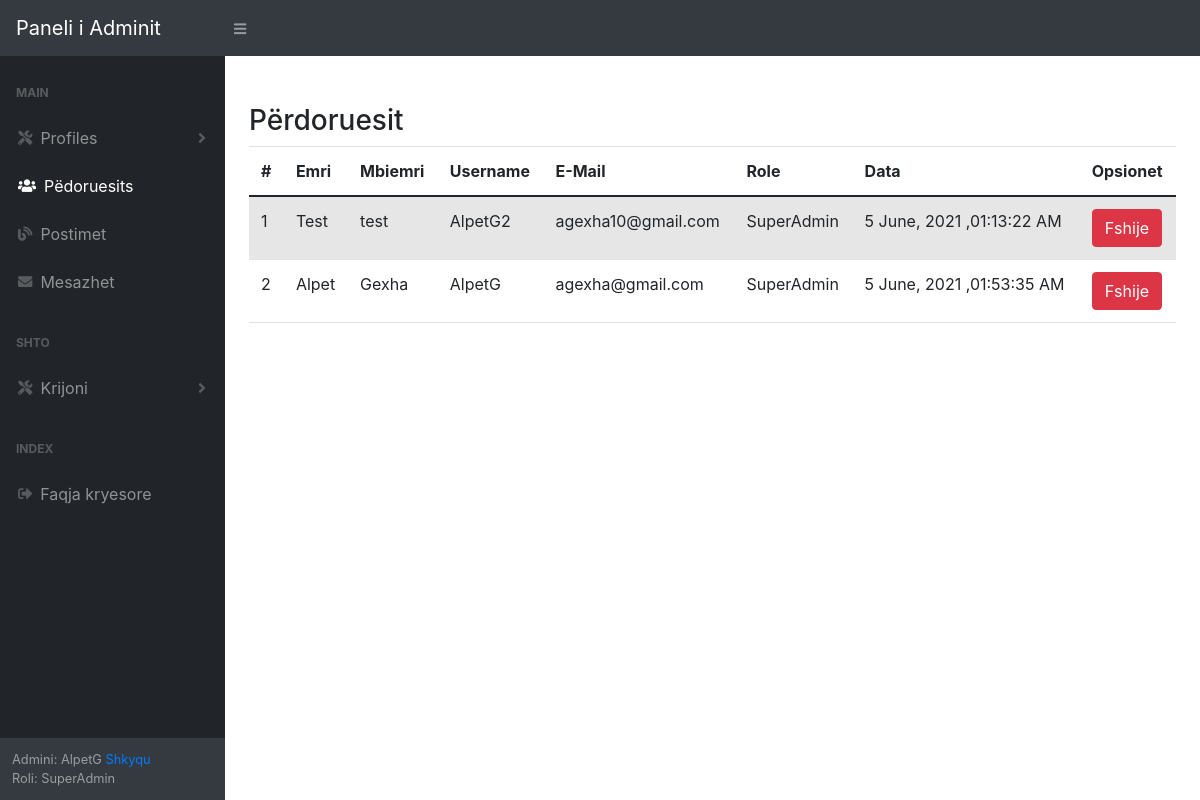
The page /admin/admin_user.php (signed in) on the database its author committed.
### tables this page shows
CREATE TABLE `users` (
  `id` int(11) NOT NULL,
  `emri` varchar(255) NOT NULL,
  `mbiemri` varchar(255) NOT NULL,
  `username` varchar(255) NOT NULL,
  `password` varchar(255) NOT NULL,
  `email` varchar(255) NOT NULL,
  `role` int(11) NOT NULL DEFAULT 0,
  `image` varchar(500) NOT NULL DEFAULT 'nologouser',
  `j_data` datetime NOT NULL DEFAULT current_timestamp()
);

CREATE TABLE `roles` (
  `id` int(11) NOT NULL,
  `role` varchar(50) NOT NULL
);

### admin/admin_user.php (the view, shortened to what this page needs)
<?php
include "../server.php";
?>
<?php get_Aheader("User Admin"); ?>
<div id="layoutSidenav_content">
    <div class="container-fluid mt-5 h-100">
        <h3 class="title">P&euml;rdoruesit</h3>
        <div class="r-table">
            <table class=" table table-striped table-hover">
                <thead>
                    <tr>
                        <th scope="col">#</th>
                        <th scope="col">Emri</th>
                        <th scope="col">Mbiemri</th>
                        <th scope="col">Username</th>
                        <th scope="col">E-Mail</th>
                        <th scope="col">Role</th>
                        <th scope="col">Data</th>
                        <th scope="col">Opsionet</th>
                    </tr>
                </thead>
                <tbody>
                    <?php
                    require("../database/config.php");
                    $user_sql = "SELECT u.id, u.emri, u.mbiemri, u.username,u.email,u.j_data, r.role from users u, roles r WHERE u.role = r.id order by u.id DESC ";
                    if ($result = mysqli_query($db, $user_sql)) {
                        $i = 1;
                        foreach ($result as $key => $user_row) {
                            echo ' <tr>
                    <td> ' . $i++ . ' </td>
                    <td> ' . $user_row["emri"] . ' </td>
                    <td> ' . $user_row["mbiemri"] . ' </td>
                    <td> ' . $user_row["username"] . ' </td>
                    <td> ' . $user_row['email'] . ' </td>
                    <td> ' . $user_row['role'] . ' </td>
                    <td> ' .  date('j F, Y ,h:i:s A', strtotime($user_row['j_data'])) . ' </td>
                    <td> <a class="btn btn-danger"  data-toggle="modal" data-target="#modal_' . $user_row["id"] . ' ">Fshije</a> </td>
                         </tr>  ';
                        }
                    }
                    ?>
                </tbody>
            </table>
        </div>
    </div>
</div>
</html>

### assets/php/head.php (shortened to what this page needs)
<!DOCTYPE html>
<html lang="en">
<head>
   <link rel="stylesheet" type="text/css" href="assets/css/style.css">
   <link rel="stylesheet" href="https://cdn.jsdelivr.net/npm/bootstrap@5.0.0/dist/css/bootstrap.min.css" rel="stylesheet">
   <link rel="stylesheet" href="https://cdn.jsdelivr.net/npm/bootstrap@4.5.3/dist/css/bootstrap.min.css">
   <link rel="stylesheet" href="https://use.fontawesome.com/releases/v5.7.2/css/all.css">

### server.php (shortened to what this page needs)
<?php
function get_Aheader($title_bar)
{
    include "../assets/php/head.php";
    echo '<link rel="stylesheet" type="text/css" href="../assets/css/style.css">';
    echo '<link rel="stylesheet" type="text/css" href="../assets/css/bootstrap.css">';
    echo "<title>$title_bar - AlpetGTech Blog</title></head>";
    include "../assets/php/admin-navbar.php";
}

### assets/php/admin-navbar.php (shortened to what this page needs)
<nav class="sb-topnav sticky-top navbar navbar-expand navbar-dark bg-dark">
    <a class="navbar-brand" href="#">Paneli i Adminit</a>
    <button class="btn btn-link btn-sm order-1 order-lg-0" id="sidebarToggle" href="#!"><i class="fas fa-bars"></i></button>
</nav>
<?php
require "../database/config.php";
$username = $_SESSION['username'];
$sql_admin = "SELECT u.id, u.emri, u.mbiemri, u.username,u.email,u.j_data, r.role from users u,roles r where u.username = '$username' and u.role = r.id";
$results_admin = mysqli_query($db, $sql_admin);
$row_admin = $results_admin->fetch_assoc();
?>
<div id="layoutSidenav">
    <div id="layoutSidenav_nav">
        <nav class="sb-sidenav accordion sb-sidenav-dark" id="sidenavAccordion">
            <div class="sb-sidenav-menu">
                <div class="nav sticky-top">
                    <div class="sb-sidenav-menu-heading">Main</div>
                    <a class="nav-link collapsed" href="#" data-toggle="collapse" data-target="#collapsePages1" aria-expanded="false" aria-controls="collapsePages1">
                        <div class="sb-nav-link-icon"><i class="fas fa-tools"></i></div>
                        Profiles
                        <div class="sb-sidenav-collapse-arrow"><i class="fas fa-angle-down"></i></div>
                    </a>
                    <a class="nav-link" href="../admin/admin_user.php">
                        <div class="sb-nav-link-icon"><i class="fas fa-users"></i></div>
                        P&euml;doruesits
                    </a>
                    <a class="nav-link" href="../admin/admin_post.php">
                        <div class="sb-nav-link-icon"><i class="fas fa-blog"></i></div>
                        Postimet
                    </a>
                    <a class="nav-link" href="../admin/admin_sms.php">
                        <div class="sb-nav-link-icon"><i class="fas fa-envelope"></i></div>
                        Mesazhet
                    </a>
                    <div class="sb-sidenav-menu-heading">Shto</div>
                    <a class="nav-link collapsed" href="#" data-toggle="collapse" data-target="#collapsePages2" aria-expanded="false" aria-controls="collapsePages2">
                        <div class="sb-nav-link-icon"><i class="fas fa-tools"></i></div>
                        Krijoni
                        <div class="sb-sidenav-collapse-arrow"><i class="fas fa-angle-down"></i></div>
                    </a>
                    <div class="sb-sidenav-menu-heading">Index</div>
                    <a class="nav-link" href="../index.php">
                        <div class="sb-nav-link-icon"><i class="fas fa-sign-out-alt"></i></div>
                        Faqja kryesore
                    </a>
                </div>
            </div>
            <div class="sb-sidenav-footer">
                <div class="small">Admini: <?php echo $row_admin['username']; ?> <a href="../assets/php/logout.php"> Shkyqu </a> </div>
                <div class="small">Roli: <?php echo $row_admin['role']; ?> </div>
            </div>
        </nav>
    </div>

### assets/css/style.css (style rules this page uses)
html, body { margin: 0; font-size: 100%; font-family: 'Poppins', sans-serif; background: #fff; }
body a { text-decoration: none; transition: 0.5s all; -webkit-transition: 0.5s all; -moz-transition: 0.5s all; -o-transition: 0.5s all; -ms-transition: 0.5s all; }
.r-table { overflow-x: auto; }
.nav-link { margin: 0 2px; }

### rows shown on the page
users: username "AlpetG", role.role "SuperAdmin", emri "Alpet", mbiemri "Gexha", email "agexha@gmail.com", j_data "5 June, 2021 ,01:53:35 AM"
users: emri "Test", mbiemri "test", username "AlpetG2", email "agexha10@gmail.com", role.role "SuperAdmin", j_data "5 June, 2021 ,01:13:22 AM"
